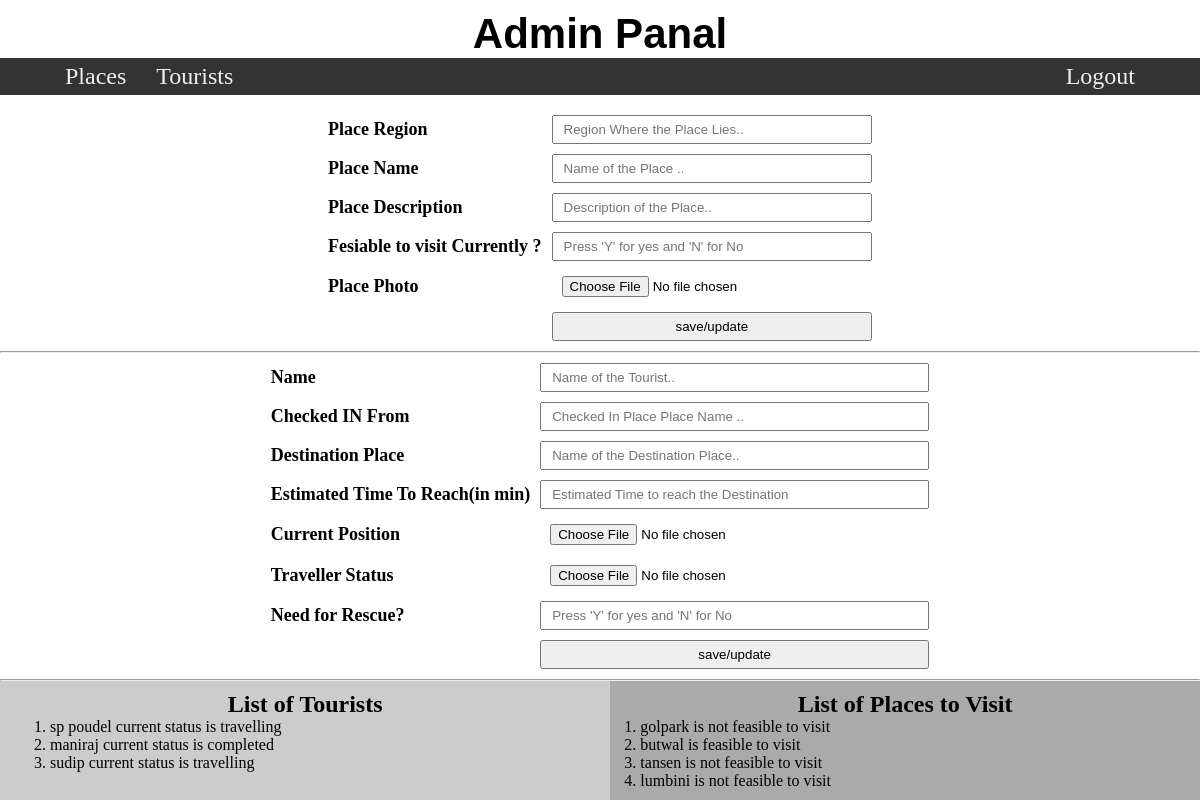
/admin/ (signed in), run on the app's committed database.
### tables this page shows
CREATE TABLE `tb_tourists` (
  `tourist_id` int(8) NOT NULL,
  `tourist_name` varchar(255) NOT NULL,
  `tourist_checkedin` varchar(255) NOT NULL,
  `tourist_destination` varchar(255) NOT NULL,
  `tourist_time_to_reach` varchar(255) NOT NULL,
  `tourist_cur_pos` varchar(255) NOT NULL,
  `tourist_status` varchar(255) NOT NULL,
  `tourist_rescue_needed` int(8) NOT NULL
);

CREATE TABLE `tb_places` (
  `place_id` int(8) NOT NULL,
  `place_region` varchar(255) NOT NULL,
  `place_name` varchar(255) NOT NULL,
  `place_description` longtext NOT NULL,
  `feasible_visit` int(8) NOT NULL,
  `photo_url` longtext NOT NULL
);

### admin/index.php (the view, shortened to what this page needs)
<!DOCTYPE html>
<html lang="en">
<head>
</head>
<body>
<section class="header">
    <div>
        <h2>Admin Panal</h2>
    </div>
    <div class="navigation">
        <div>
            <ul>
                <li> <a href="#">Places</a> </li>
                <li> <a href="#">Tourists</a> </li>
            </ul>
        </div>
        <div>
            <ul>
                <li><a href="#">Logout</a></li>
            </ul>
        </div>
    </div>
</section>
<section class="places-entry">
    <form action="">
        <center>
        <table cellspacing="10">
            <tr>
                <th><label for="place-reg"> Place Region </label> </th>
                <td><input type="text" id="place-reg" placeholder="Region Where the Place Lies.."></td>
            </tr>
            <tr>
                <th><label for="place-name"> Place Name </label> </th>
                <td><input type="text" id="place-name" placeholder="Name of the Place .."></td>
            </tr>
            <tr>
                <th><label for="place-desc"> Place Description </label> </th>
                <td><input type="text" id="place-desc" placeholder="Description of the Place.."></td>
            </tr>
            <tr>
                <th><label for="place-feas"> Fesiable to visit Currently ? </label> </th>
                <td><input type="text" id="place-feas" placeholder="Press 'Y' for yes and 'N' for No"></td>
            </tr>
            <tr>
                <th><label for="place-photo">Place Photo </label> </th>
                <td><input type="file" id="place-photo" placeholder="Photo of the Place.."></td>
            </tr>
            <tr>
                <td></td>
                <td> <input type="button" value="save/update"></td>
            </tr>
        </table>
    </form>
</section>
<hr>
<section class="tourist-entry">
<form action="">
        <center>
        <table cellspacing="10">
            <tr>
                <th><label for="place-reg"> Name </label> </th>
                <td><input type="text" id="place-reg" placeholder="Name of the Tourist.."></td>
            </tr>
            <tr>
                <th><label for="place-name">Checked IN From </label> </th>
                <td><input type="text" id="place-name" placeholder="Checked In Place Place Name .."></td>
            </tr>
            <tr>
                <th><label for="place-desc">Destination Place </label> </th>
                <td><input type="text" id="place-desc" placeholder="Name of the Destination Place.."></td>
            </tr>
            <tr>
                <th><label for="place-feas"> Estimated Time To Reach(in min) </label> </th>
                <td><input type="text" id="place-feas" placeholder="Estimated Time to reach the Destination"></td>
            </tr>
            <tr>
                <th><label for="place-photo">Current Position </label> </th>
                <td><input type="file" id="place-photo" placeholder="Current Possition of the Traveller.."></td>
            </tr>
            <tr>
                <th><label for="place-photo">Traveller Status </label> </th>
                <td><input type="file" id="place-photo" placeholder="Current Status of the Traveller.."></td>
            </tr>
            <tr>
                <th><label for="place-photo">Need for Rescue? </label> </th>
                <td><input type="text" id="place-feas" placeholder="Press 'Y' for yes and 'N' for No"></td>
            </tr>
            <tr>
                <td></td>
                <td> <input type="button" value="save/update"></td>
            </tr>
        </table>
    </form>
</section>
<hr>
<section class="showdetails">
    <div class="left-part">
        <h2 align="center">List of Tourists</h2>
        <ol>
            <?php
                $result=fetch_tourists();
                foreach ($result as $key) {
                    echo "<li>".$key['tourist_name']." current status is ". $key['tourist_status'] ."</li>";
                }
            ?>
        </ol>
    </div>
    <div class="right-part">
        <h2 align="center">List of Places to Visit</h2>
        <ol>
            <?php
                $result=fetch_places();
                foreach ($result as $key) {
                    if($key['feasible_visit']==1){
                        $feasible="feasible to visit";
                    }
                    else{
                        $feasible="not feasible to visit ";
                    }
                    echo "<li>".$key['place_name']." is ". $feasible ."</li>";
                }
            ?>
        </ol>
    </div>
</section>
</body>
</html>
<?php
function fetch_tourists(){
    $con=connect_db();
    $stmt = $con->prepare('SELECT * FROM tb_tourists ORDER BY tourist_id desc');
    $stmt->execute();
    $arr = [];
    $result= $stmt->get_result();
    while($row = $result->fetch_assoc()) {
       $arr[] = $row;
    }
    return $arr;
}
function fetch_places(){
    $con=connect_db();
    $stmt = $con->prepare('SELECT * FROM tb_places ORDER BY place_id desc');
    $stmt->execute();
    $arr = [];
    $result= $stmt->get_result();
    while($row = $result->fetch_assoc()) {
       $arr[] = $row;
    }
    return $arr;
}
?>

### admin/index.php (style rules this page uses)
* { padding: 0; margin: 0; box-sizing: border-box; transition: all 1s; }
a { text-decoration:none; color:inherit; }
.header { padding:10px 0px; }
.header div h2 { text-align:center; font-size:42px; font-family: Arial, Helvetica, sans-serif; }
.navigation { display:flex; justify-content:space-between; padding:0px 50px; background-color:#333; color:#eee; align-items:center; font-size:24px; }
.navigation div ul { display:flex; align-items:center; justify-content:center; list-style:none; }
.navigation div ul li { margin:0px 10px; padding:5px; transition:all .1s; }
.places-entry form table th, .tourist-entry form table th { text-align:left; width:40%; font-size:18px; }
table tr { border:1px solid red; }
.places-entry form input, .tourist-entry form input { width:100%; color:inherit; padding:5px 10px; }
.left-part, .right-part { width: 100%; padding: 10px 30px; }
ol { padding:0px 20px; }
.left-part { background-color: #ccc; }
.right-part { background-color: #aaa; padding: 10px; }
.showdetails { display: flex; justify-content: space-between; }

### data on the page
tb_tourists: tourist_name "sp poudel", tourist_status "travelling"
tb_tourists: tourist_name "maniraj", tourist_status "completed"
tb_tourists: tourist_name "sudip", tourist_status "travelling"
tb_places: place_name "golpark", feasible_visit "not feasible to visit"
tb_places: place_name "butwal", feasible_visit "feasible to visit"
tb_places: place_name "tansen", feasible_visit "not feasible to visit"
tb_places: place_name "lumbini", feasible_visit "not feasible to visit"
